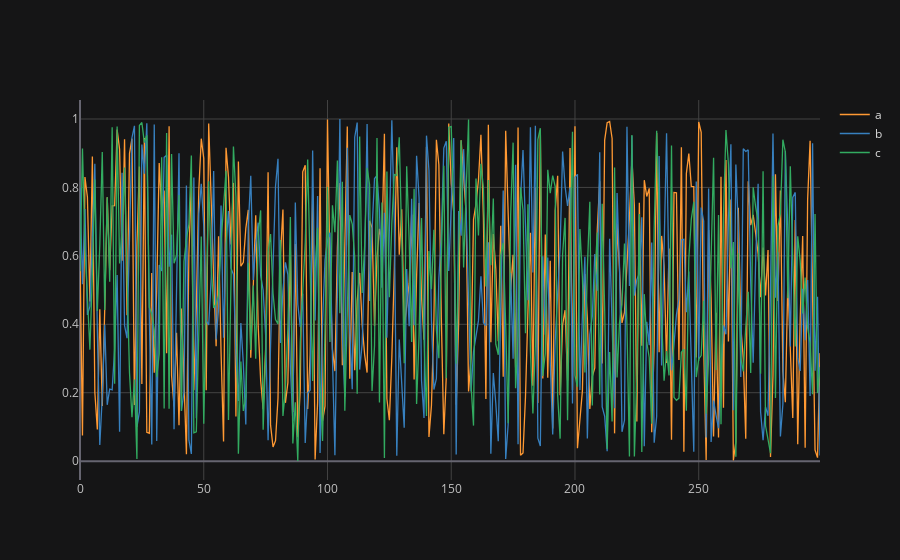

This figure's notebook cell:
### Code cell
df.iplot()

### Figure 1 — Plotly figure (JSON) as saved in the notebook; plotly's stock layout.template omitted (floating-point values rounded to 4 significant figures; data arrays with more than 128 entries replaced by an {"elided": "..."} marker saying what was removed)
{"data": [{"line": {"color": "rgba(255, 153, 51, 1.0)", "dash": "solid", "shape": "linear", "width": 1.3}, "mode": "lines", "name": "a", "text": "", "type": "scatter", "x": {"elided": "300 int values"}, "y": {"elided": "300 float values"}}, {"line": {"color": "rgba(55, 128, 191, 1.0)", "dash": "solid", "shape": "linear", "width": 1.3}, "mode": "lines", "name": "b", "text": "", "type": "scatter", "x": {"elided": "300 int values"}, "y": {"elided": "300 float values"}}, {"line": {"color": "rgba(50, 171, 96, 1.0)", "dash": "solid", "shape": "linear", "width": 1.3}, "mode": "lines", "name": "c", "text": "", "type": "scatter", "x": {"elided": "300 int values"}, "y": {"elided": "300 float values"}}], "layout": {"autosize": true, "legend": {"bgcolor": "#151516", "font": {"color": "#D9D9D9"}}, "paper_bgcolor": "#151516", "plot_bgcolor": "#151516", "title": {"font": {"color": "#D9D9D9"}}, "xaxis": {"autorange": true, "gridcolor": "#434343", "range": [0, 299], "showgrid": true, "tickfont": {"color": "#C2C2C2"}, "title": {"font": {"color": "#D9D9D9"}, "text": ""}, "type": "linear", "zerolinecolor": "#666570"}, "yaxis": {"autorange": true, "gridcolor": "#434343", "range": [-0.05511, 1.056], "showgrid": true, "tickfont": {"color": "#C2C2C2"}, "title": {"font": {"color": "#D9D9D9"}, "text": ""}, "type": "linear", "zerolinecolor": "#666570"}}}
